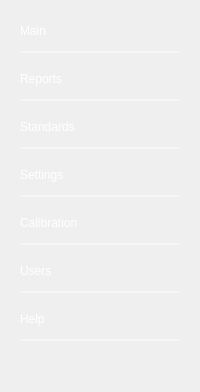
        <widget class="QFrame" name="sidebar">
         <property name="minimumSize">
          <size>
           <width>180</width>
           <height>0</height>
          </size>
         </property>
         <property name="maximumSize">
          <size>
           <width>16777215</width>
           <height>16777215</height>
          </size>
         </property>
         <property name="styleSheet">
          <string notr="true">QFrame#sidebar{
background-color:rgb(6, 76, 130);

}


QPushButton{
	color: #ffffff;
	min-height: 40px;
	text-align: left;
	icon-size:25px;
	background-color:rgba(0,0,0,0);

	border-bottom:2px solid rgba(255,255,255,100);
	border-radius : 0px;
	min-width:0px;
    }

QPushButton:hover{
    font-size:14px; 
	font-weight:bold;
}

QPushButton:disabled{
	color: rgb(150, 150, 150);
}

Line{
	max-width: 120px;
	background-color:rgba(255, 255, 255, 50);
	margin: 0 15px;
}</string>
         </property>
         <layout class="QVBoxLayout" name="verticalLayout_2">
          <property name="leftMargin">
           <number>20</number>
          </property>
          <property name="topMargin">
           <number>11</number>
          </property>
          <property name="rightMargin">
           <number>20</number>
          </property>
          <item>
           <widget class="QPushButton" name="sidebar_main_btn">
            <property name="enabled">
             <bool>true</bool>
            </property>
            <property name="minimumSize">
             <size>
              <width>0</width>
              <height>42</height>
             </size>
            </property>
            <property name="text">
             <string>Main</string>
            </property>
            <property name="icon">
             <iconset resource="Assets/Assets.qrc">
              <normaloff>:/assets/icons/icons8-home-50.png</normaloff>:/assets/icons/icons8-home-50.png</iconset>
            </property>
           </widget>
          </item>
          <item>
           <widget class="QPushButton" name="sidebar_report_btn">
            <property name="minimumSize">
             <size>
              <width>0</width>
              <height>42</height>
             </size>
            </property>
            <property name="text">
             <string>Reports</string>
            </property>
            <property name="icon">
             <iconset resource="Assets/Assets.qrc">
              <normaloff>:/assets/icons/report-48.png</normaloff>:/assets/icons/report-48.png</iconset>
            </property>
           </widget>
          </item>
          <item>
           <widget class="QPushButton" name="sidebar_grading_ranges_btn">
            <property name="text">
             <string>Standards</string>
            </property>
            <property name="icon">
             <iconset resource="Assets/Assets.qrc">
              <normaloff>:/assets/icons/icons8-bar-chart-white-50.png</normaloff>:/assets/icons/icons8-bar-chart-white-50.png</iconset>
            </property>
           </widget>
          </item>
          <item>
           <widget class="QPushButton" name="sidebar_settings_btn">
            <property name="minimumSize">
             <size>
              <width>0</width>
              <height>42</height>
             </size>
            </property>
            <property name="text">
             <string>Settings</string>
            </property>
            <property name="icon">
             <iconset resource="Assets/Assets.qrc">
              <normaloff>:/assets/icons/icons8-settings-50.png</normaloff>:/assets/icons/icons8-settings-50.png</iconset>
            </property>
           </widget>
          </item>
          <item>
           <widget class="QPushButton" name="sidebar_calib_btn">
            <property name="minimumSize">
             <size>
              <width>0</width>
              <height>42</height>
             </size>
            </property>
            <property name="text">
             <string>Calibration</string>
            </property>
            <property name="icon">
             <iconset resource="Assets/Assets.qrc">
              <normaloff>:/assets/icons/icons8-ruler-50.png</normaloff>:/assets/icons/icons8-ruler-50.png</iconset>
            </property>
           </widget>
          </item>
          <item>
           <widget class="QPushButton" name="sidebar_users_btn">
            <property name="minimumSize">
             <size>
              <width>0</width>
              <height>42</height>
             </size>
            </property>
            <property name="text">
             <string>Users</string>
            </property>
            <property name="icon">
             <iconset resource="Assets/Assets.qrc">
              <normaloff>:/assets/icons/icons8-users-50.png</normaloff>:/assets/icons/icons8-users-50.png</iconset>
            </property>
           </widget>
          </item>
          <item>
           <widget class="QPushButton" name="sidebar_help_btn">
            <property name="minimumSize">
             <size>
              <width>0</width>
              <height>42</height>
             </size>
            </property>
            <property name="text">
             <string>Help</string>
            </property>
            <property name="icon">
             <iconset resource="Assets/Assets.qrc">
              <normaloff>:/assets/icons/icons8-question-50.png</normaloff>:/assets/icons/icons8-question-50.png</iconset>
            </property>
           </widget>
          </item>
          <item>
           <spacer name="verticalSpacer">
            <property name="orientation">
             <enum>Qt::Vertical</enum>
            </property>
            <property name="sizeHint" stdset="0">
             <size>
              <width>20</width>
              <height>40</height>
             </size>
            </property>
           </spacer>
          </item>
         </layout>
        </widget>
